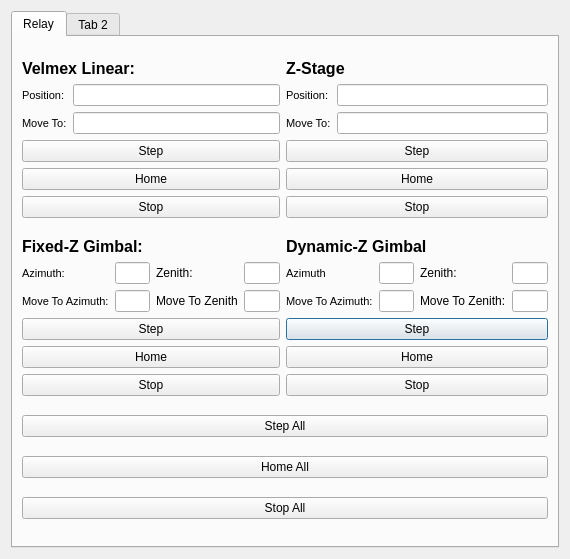
<?xml version="1.0" encoding="UTF-8"?>
<ui version="4.0">
 <class>Dialog</class>
 <widget class="QDialog" name="Dialog">
  <property name="geometry">
   <rect>
    <x>0</x>
    <y>0</y>
    <width>570</width>
    <height>559</height>
   </rect>
  </property>
  <property name="windowTitle">
   <string>Dialog</string>
  </property>
  <layout class="QGridLayout" name="gridLayout_8">
   <item row="0" column="0">
    <widget class="QTabWidget" name="tabWidget">
     <property name="currentIndex">
      <number>0</number>
     </property>
     <widget class="QWidget" name="tab">
      <attribute name="title">
       <string>Relay</string>
      </attribute>
      <layout class="QGridLayout" name="gridLayout_2">
       <item row="1" column="1">
        <layout class="QGridLayout" name="gridLayout">
         <item row="1" column="2">
          <widget class="QLineEdit" name="lineEdit_2"/>
         </item>
         <item row="1" column="3">
          <widget class="QLabel" name="label_18">
           <property name="text">
            <string>Zenith:</string>
           </property>
          </widget>
         </item>
         <item row="2" column="0" colspan="2">
          <widget class="QLabel" name="label_2">
           <property name="font">
            <font>
             <pointsize>8</pointsize>
            </font>
           </property>
           <property name="text">
            <string>Move To Azimuth:</string>
           </property>
          </widget>
         </item>
         <item row="2" column="2">
          <widget class="QLineEdit" name="lineEdit"/>
         </item>
         <item row="1" column="0" colspan="2">
          <widget class="QLabel" name="label">
           <property name="font">
            <font>
             <pointsize>8</pointsize>
             <weight>50</weight>
             <bold>false</bold>
            </font>
           </property>
           <property name="text">
            <string>Azimuth</string>
           </property>
          </widget>
         </item>
         <item row="1" column="4">
          <widget class="QLineEdit" name="lineEdit_13"/>
         </item>
         <item row="2" column="3">
          <widget class="QLabel" name="label_19">
           <property name="text">
            <string>Move To Zenith:</string>
           </property>
          </widget>
         </item>
         <item row="2" column="4">
          <widget class="QLineEdit" name="lineEdit_14"/>
         </item>
         <item row="3" column="0" colspan="5">
          <widget class="QPushButton" name="pushButton">
           <property name="sizePolicy">
            <sizepolicy hsizetype="Minimum" vsizetype="Maximum">
             <horstretch>0</horstretch>
             <verstretch>0</verstretch>
            </sizepolicy>
           </property>
           <property name="text">
            <string>Step</string>
           </property>
          </widget>
         </item>
         <item row="4" column="0" colspan="5">
          <widget class="QPushButton" name="pushButton_2">
           <property name="sizePolicy">
            <sizepolicy hsizetype="Minimum" vsizetype="Maximum">
             <horstretch>0</horstretch>
             <verstretch>0</verstretch>
            </sizepolicy>
           </property>
           <property name="text">
            <string>Home</string>
           </property>
          </widget>
         </item>
         <item row="5" column="0" colspan="5">
          <widget class="QPushButton" name="pushButton_3">
           <property name="sizePolicy">
            <sizepolicy hsizetype="Minimum" vsizetype="Maximum">
             <horstretch>0</horstretch>
             <verstretch>0</verstretch>
            </sizepolicy>
           </property>
           <property name="text">
            <string>Stop</string>
           </property>
          </widget>
         </item>
         <item row="0" column="0" colspan="5">
          <widget class="QLabel" name="label_3">
           <property name="sizePolicy">
            <sizepolicy hsizetype="Preferred" vsizetype="Maximum">
             <horstretch>0</horstretch>
             <verstretch>0</verstretch>
            </sizepolicy>
           </property>
           <property name="font">
            <font>
             <pointsize>12</pointsize>
             <weight>75</weight>
             <bold>true</bold>
            </font>
           </property>
           <property name="text">
            <string>Dynamic-Z Gimbal</string>
           </property>
          </widget>
         </item>
        </layout>
       </item>
       <item row="2" column="0" colspan="2">
        <widget class="QPushButton" name="pushButton_16">
         <property name="text">
          <string>Step All</string>
         </property>
        </widget>
       </item>
       <item row="0" column="1">
        <layout class="QGridLayout" name="gridLayout_7">
         <item row="1" column="0" colspan="2">
          <widget class="QLabel" name="label_15">
           <property name="font">
            <font>
             <pointsize>8</pointsize>
             <weight>50</weight>
             <bold>false</bold>
            </font>
           </property>
           <property name="text">
            <string>Position:</string>
           </property>
          </widget>
         </item>
         <item row="5" column="0" colspan="3">
          <widget class="QPushButton" name="pushButton_15">
           <property name="sizePolicy">
            <sizepolicy hsizetype="Minimum" vsizetype="Maximum">
             <horstretch>0</horstretch>
             <verstretch>0</verstretch>
            </sizepolicy>
           </property>
           <property name="text">
            <string>Stop</string>
           </property>
          </widget>
         </item>
         <item row="1" column="2">
          <widget class="QLineEdit" name="lineEdit_9"/>
         </item>
         <item row="2" column="0" colspan="2">
          <widget class="QLabel" name="label_14">
           <property name="font">
            <font>
             <pointsize>8</pointsize>
            </font>
           </property>
           <property name="text">
            <string>Move To:</string>
           </property>
          </widget>
         </item>
         <item row="3" column="0" colspan="3">
          <widget class="QPushButton" name="pushButton_14">
           <property name="sizePolicy">
            <sizepolicy hsizetype="Minimum" vsizetype="Maximum">
             <horstretch>0</horstretch>
             <verstretch>0</verstretch>
            </sizepolicy>
           </property>
           <property name="text">
            <string>Step</string>
           </property>
          </widget>
         </item>
         <item row="2" column="2">
          <widget class="QLineEdit" name="lineEdit_10"/>
         </item>
         <item row="4" column="0" colspan="3">
          <widget class="QPushButton" name="pushButton_13">
           <property name="sizePolicy">
            <sizepolicy hsizetype="Minimum" vsizetype="Maximum">
             <horstretch>0</horstretch>
             <verstretch>0</verstretch>
            </sizepolicy>
           </property>
           <property name="text">
            <string>Home</string>
           </property>
          </widget>
         </item>
         <item row="0" column="0" colspan="3">
          <widget class="QLabel" name="label_13">
           <property name="sizePolicy">
            <sizepolicy hsizetype="Preferred" vsizetype="Maximum">
             <horstretch>0</horstretch>
             <verstretch>0</verstretch>
            </sizepolicy>
           </property>
           <property name="font">
            <font>
             <pointsize>12</pointsize>
             <weight>75</weight>
             <bold>true</bold>
            </font>
           </property>
           <property name="text">
            <string>Z-Stage</string>
           </property>
          </widget>
         </item>
        </layout>
       </item>
       <item row="0" column="0">
        <layout class="QGridLayout" name="gridLayout_4">
         <item row="1" column="2">
          <widget class="QLineEdit" name="lineEdit_3"/>
         </item>
         <item row="4" column="0" colspan="3">
          <widget class="QPushButton" name="pushButton_4">
           <property name="sizePolicy">
            <sizepolicy hsizetype="Minimum" vsizetype="Maximum">
             <horstretch>0</horstretch>
             <verstretch>0</verstretch>
            </sizepolicy>
           </property>
           <property name="text">
            <string>Home</string>
           </property>
          </widget>
         </item>
         <item row="3" column="0" colspan="3">
          <widget class="QPushButton" name="pushButton_5">
           <property name="sizePolicy">
            <sizepolicy hsizetype="Minimum" vsizetype="Maximum">
             <horstretch>0</horstretch>
             <verstretch>0</verstretch>
            </sizepolicy>
           </property>
           <property name="text">
            <string>Step</string>
           </property>
          </widget>
         </item>
         <item row="2" column="0" colspan="2">
          <widget class="QLabel" name="label_4">
           <property name="font">
            <font>
             <pointsize>8</pointsize>
            </font>
           </property>
           <property name="text">
            <string>Move To:</string>
           </property>
          </widget>
         </item>
         <item row="1" column="0" colspan="2">
          <widget class="QLabel" name="label_5">
           <property name="font">
            <font>
             <pointsize>8</pointsize>
             <weight>50</weight>
             <bold>false</bold>
            </font>
           </property>
           <property name="text">
            <string>Position:</string>
           </property>
          </widget>
         </item>
         <item row="2" column="2">
          <widget class="QLineEdit" name="lineEdit_4"/>
         </item>
         <item row="5" column="0" colspan="3">
          <widget class="QPushButton" name="pushButton_6">
           <property name="sizePolicy">
            <sizepolicy hsizetype="Minimum" vsizetype="Maximum">
             <horstretch>0</horstretch>
             <verstretch>0</verstretch>
            </sizepolicy>
           </property>
           <property name="text">
            <string>Stop</string>
           </property>
          </widget>
         </item>
         <item row="0" column="0" colspan="3">
          <widget class="QLabel" name="label_6">
           <property name="sizePolicy">
            <sizepolicy hsizetype="Preferred" vsizetype="Maximum">
             <horstretch>0</horstretch>
             <verstretch>0</verstretch>
            </sizepolicy>
           </property>
           <property name="font">
            <font>
             <pointsize>12</pointsize>
             <weight>75</weight>
             <bold>true</bold>
            </font>
           </property>
           <property name="text">
            <string>Velmex Linear:</string>
           </property>
          </widget>
         </item>
        </layout>
       </item>
       <item row="1" column="0">
        <layout class="QGridLayout" name="gridLayout_5">
         <item row="1" column="2">
          <widget class="QLineEdit" name="lineEdit_5"/>
         </item>
         <item row="2" column="0" colspan="2">
          <widget class="QLabel" name="label_8">
           <property name="font">
            <font>
             <pointsize>8</pointsize>
            </font>
           </property>
           <property name="text">
            <string>Move To Azimuth:</string>
           </property>
          </widget>
         </item>
         <item row="1" column="0" colspan="2">
          <widget class="QLabel" name="label_9">
           <property name="font">
            <font>
             <pointsize>8</pointsize>
             <weight>50</weight>
             <bold>false</bold>
            </font>
           </property>
           <property name="text">
            <string>Azimuth:</string>
           </property>
          </widget>
         </item>
         <item row="4" column="0" colspan="5">
          <widget class="QPushButton" name="pushButton_7">
           <property name="sizePolicy">
            <sizepolicy hsizetype="Minimum" vsizetype="Maximum">
             <horstretch>0</horstretch>
             <verstretch>0</verstretch>
            </sizepolicy>
           </property>
           <property name="text">
            <string>Home</string>
           </property>
          </widget>
         </item>
         <item row="2" column="2">
          <widget class="QLineEdit" name="lineEdit_6"/>
         </item>
         <item row="5" column="0" colspan="5">
          <widget class="QPushButton" name="pushButton_9">
           <property name="sizePolicy">
            <sizepolicy hsizetype="Minimum" vsizetype="Maximum">
             <horstretch>0</horstretch>
             <verstretch>0</verstretch>
            </sizepolicy>
           </property>
           <property name="text">
            <string>Stop</string>
           </property>
          </widget>
         </item>
         <item row="0" column="0" colspan="5">
          <widget class="QLabel" name="label_7">
           <property name="sizePolicy">
            <sizepolicy hsizetype="Preferred" vsizetype="Maximum">
             <horstretch>0</horstretch>
             <verstretch>0</verstretch>
            </sizepolicy>
           </property>
           <property name="font">
            <font>
             <pointsize>12</pointsize>
             <weight>75</weight>
             <bold>true</bold>
            </font>
           </property>
           <property name="text">
            <string>Fixed-Z Gimbal:</string>
           </property>
          </widget>
         </item>
         <item row="3" column="0" colspan="5">
          <widget class="QPushButton" name="pushButton_8">
           <property name="sizePolicy">
            <sizepolicy hsizetype="Minimum" vsizetype="Maximum">
             <horstretch>0</horstretch>
             <verstretch>0</verstretch>
            </sizepolicy>
           </property>
           <property name="text">
            <string>Step</string>
           </property>
          </widget>
         </item>
         <item row="1" column="4">
          <widget class="QLineEdit" name="lineEdit_11"/>
         </item>
         <item row="1" column="3">
          <widget class="QLabel" name="label_16">
           <property name="text">
            <string>Zenith:</string>
           </property>
          </widget>
         </item>
         <item row="2" column="3">
          <widget class="QLabel" name="label_17">
           <property name="text">
            <string>Move To Zenith</string>
           </property>
          </widget>
         </item>
         <item row="2" column="4">
          <widget class="QLineEdit" name="lineEdit_12"/>
         </item>
        </layout>
       </item>
       <item row="3" column="0" colspan="2">
        <widget class="QPushButton" name="pushButton_17">
         <property name="text">
          <string>Home All</string>
         </property>
        </widget>
       </item>
       <item row="4" column="0" colspan="2">
        <widget class="QPushButton" name="pushButton_18">
         <property name="text">
          <string>Stop All</string>
         </property>
        </widget>
       </item>
      </layout>
     </widget>
     <widget class="QWidget" name="tab_2">
      <attribute name="title">
       <string>Tab 2</string>
      </attribute>
      <layout class="QGridLayout" name="gridLayout_9"/>
     </widget>
    </widget>
   </item>
  </layout>
 </widget>
 <resources/>
 <connections/>
</ui>
